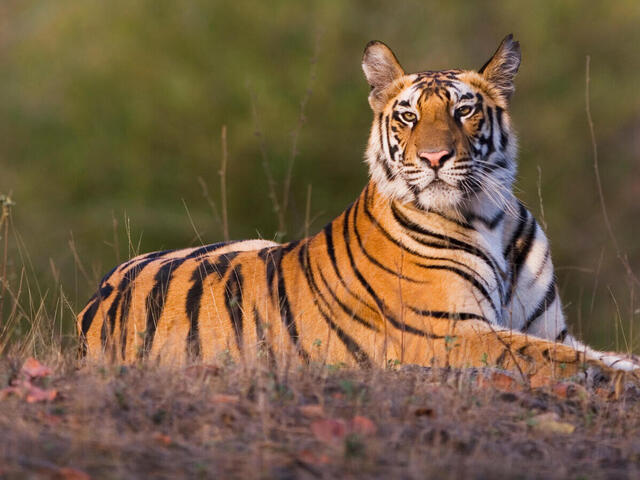
#> input picture ML_unsorted/NumPy_Pandas/numpy/assets/tiger.jpg, 640 x 480 px
$ jupyter execute --allow-errors numpy_demo.ipynb   (shell and % lines are left out)
#> lines starting #> are read from the running program, lines starting #| are printed output that depends on the picture
## What is NumPy?

[NumPy](https://numpy.org/doc/stable/index.html) означає числовий Python. Це основа всіх видів наукових і чисельних обчислень у Python.

А оскільки машинне навчання полягає в тому, щоб перетворювати дані в числа, а потім з’ясовувати закономірності, NumPy часто вступає в гру.

## Why NumPy?

Ви можете виконувати числові обчислення за допомогою чистого Python. На початку ви можете подумати, що Python швидкий, але коли ваші дані стануть великими, ви почнете помічати сповільнення.

Однією з головних причин, чому ви використовуєте NumPy, є те, що він швидкий. За лаштунками код було оптимізовано для роботи на C. Це ще одна мова програмування, яка може робити щось набагато швидше, ніж Python.

Перевагою цього є те, що вам не потрібно знати C, щоб скористатися цим. Ви можете записувати чисельні обчислення на Python за допомогою NumPy і отримати додаткові переваги швидкості.

Якщо вам цікаво, що спричиняє цю перевагу швидкості, це процес, який називається векторизацією. [Векторизація (Vectorization)](https://en.wikipedia.org/wiki/Vectorization) прагне виконувати обчислення, уникаючи циклів, оскільки цикли можуть створювати потенційні вузькі місця.

## 0. Importing NumPy

Щоб почати використовувати NumPy, спершу встановіть та імпортуйте його.

Найпоширеніший спосіб (і метод, який ви повинні використовувати) — імпортувати NumPy як абревіатуру `np`.

Якщо ви бачите букви `np`, які використовуються десь у машинному навчанні чи науці про дані, це, ймовірно, стосується бібліотеки NumPy.

[cell 1]
import numpy as np

# Check the version``
print(np.__version__)

## 1. DataTypes and attributes

> **Note:** Важливо пам’ятати, що основним типом у NumPy є ndarray. Це означає, що операція, яку ви виконуєте з одним масивом, працюватиме й з іншим.

[cell 2]
# 1-dimensonal array, also referred to as a vector
a1 = np.array([1, 2, 3])

# 2-dimensional array, also referred to as matrix
a2 = np.array([[1, 2.0, 3.3],
               [4, 5, 6.5]])

# 3-dimensional array, also referred to as a matrix
a3 = np.array([[[1, 2, 3],
                [4, 5, 6],
                [7, 8, 9]],
                [[10, 11, 12],
                 [13, 14, 15],
                 [16, 17, 18]]])

[cell 3]
a1

[cell 4]
a2

[cell 5]
a3

[cell 6]
a1.shape, a1.ndim, a1.dtype, a1.size, type(a1)

[cell 7]
a2.shape, a2.ndim, a2.dtype, a2.size, type(a2)

[cell 8]
a3.shape, a3.ndim, a3.dtype, a3.size, type(a3)

### Anatomy of an array

Key terms:
* **Array** - Список чисел може бути багатовимірним.
* **Scalar** - Одне число (наприклад, `7`).
* **Vector** - Список чисел з 1-вимірністю (наприклад, `np.array([1, 2, 3])`).
* **Matrix** - (Зазвичай) багатовимірний список чисел (наприклад, `np.array([[1, 2, 3], [4, 5, 6]])`).

## 2. Creating arrays

* `np.array()`
* `np.ones()`
* `np.zeros()`
* `np.random.rand(5, 3)`
* `np.random.randint(10, size=5)`
* `np.random.seed()` - псевдовипадкові числа

[cell 9]
# Create a simple array
simple_array = np.array([1, 2, 3])
simple_array

[cell 10]
simple_array = np.array((1, 2, 3))
simple_array, simple_array.dtype

[cell 11]
# Create an array of ones
ones = np.ones((10, 2))
ones # 1.0 -> 1. | 0.78 -> .78

[cell 12]
# The default datatype is 'float64'
ones.dtype

[cell 13]
# You can change the datatype with .astype()
ones.astype(int)

[cell 14]
# Create an array of zeros
zeros = np.zeros((5, 3, 3))
zeros

[cell 15]
zeros.dtype

[cell 16]
# Create an array within a range of values
range_array = np.arange(0, 12, 3)
range_array

[cell 17]
# Random array
random_array = np.random.randint(1000, size=(5, 3))
random_array

[cell 18]
# Random array of floats (between 0 & 1)
np.random.random((5, 3))

[cell 19]
# Random 5x3 array of floats (between 0 & 1), similar to above
np.random.rand(5, 3)

[cell 20]
np.random.rand(5, 3)

NumPy використовує псевдовипадкові числа, що означає, що числа виглядають випадковими, але насправді такими не є, вони заздалегідь визначені.

Для узгодженості ви можете зберегти випадкові числа, які ви генеруєте, однаковими під час експериментів.

Для цього можна використовувати [`np.random.seed()`](https://docs.scipy.org/doc/numpy-1.15.0/reference/generated/numpy.random.seed.html).

[cell 21]
# Set random seed to 0
np.random.seed(0)

# Make 'random' numbers
np.random.randint(10, size=(5, 3))

Якщо встановити `np.random.seed()`, щоразу, коли ви запускаєте клітинку вище, генеруватимуться однакові випадкові числа.

Що робити, якщо `np.random.seed()` не встановлено?

Щоразу, коли ви запускаєте клітинку нижче, з’являтиметься новий набір чисел.

[cell 22]
# Make more random numbers
np.random.randint(10, size=(5, 3))

Давайте знову подивимося на це в дії, ми залишимося послідовними та встановимо випадкове початкове значення 0.

[cell 23]
# Set random seed to same number as above
np.random.seed(42)

# The same random numbers come out
np.random.randint(10, size=(5, 3))

Оскільки `np.random.seed()` встановлено на 0, випадкові числа є такими самими, як і клітинка з `np.random.seed()` також встановленим на 0.

Налаштування `np.random.seed()` не є обов'язковим на 100%, але це корисно, щоб числа залишалися незмінними під час експериментів.

Наприклад, припустімо, що ви хочете випадковим чином розділити свої дані на навчальні та тестові набори.

Кожного разу, коли ви випадково розподіляєте, ви можете отримати різні рядки в кожному наборі.

Якщо ви поділилися своєю роботою з кимось іншим, вони також отримають різні рядки в кожному наборі.

Налаштування `np.random.seed()` гарантує, що випадковість усе ще є, вона просто робить випадковість повторюваною. Звідси й «псевдовипадкові» числа.

## 3. Viewing arrays and matrices (indexing)

Пам’ятайте: оскільки масиви та матриці є `ndarray`, їх можна переглядати подібним чином.

Давайте ще раз перевіримо наші 3 масиви.

[cell 24]
a1

[cell 25]
a2

[cell 26]
a3

Форма масиву завжди перераховується у форматі `(row, column, n, n, n...)`, де `n` є необов'язковими додатковими розмірами.

[cell 27]
a1[2]

[cell 28]
a1

[cell 29]
a_test = np.array([1, 2, 4, 6, 7, 8, 9])

[cell 30]
a_test[:5]

[cell 31]
a2

[cell 32]
a2[1][2]

[cell 33]
a3

[cell 34]
a3[1][1][1]

[cell 35]
# Get 2nd row (index 1) of a2
a2[1]

[cell 36]
# Get the first 2 values of the first 2 rows of both arrays
a3[:2, :2, :2]

Це вимагає трохи практики, особливо коли розміри стають вищими. Зазвичай я намагаюся отримати певні значення методом проб і помилок, переглядаю вихідні дані в блокноті та повторюю спробу.

Масиви NumPy друкуються ззовні всередину. Це означає, що число в кінці форми стоїть першим, а число на початку форми — останнім.

[cell 37]
a4 = np.random.randint(10, size=(2, 3, 4, 5))
a4

[cell 38]
a4.shape

[cell 39]
# Get only the first 4 numbers of each single vector
a4[:, :, :, :4]

`a4` має форму (2, 3, 4, 5), це означає, що він відображається так:
* Внутрішній масив = розмір 5
* Наступний масив = розмір 4
* Наступний масив = розмір 3
* Зовнішній масив = розмір 2

## 4. Manipulating and comparing arrays
* Arithmetic
    * `+`, `-`, `*`, `/`, `//`, `**`, `%`
    * `np.exp()`
    * `np.log()`
    * [Dot product](https://www.mathsisfun.com/algebra/matrix-multiplying.html) - `np.dot()`
    * Broadcasting
* Aggregation
    * `np.sum()` - faster than Python's `.sum()` for NumPy arrays
    * `np.mean()`
    * `np.std()`
    * `np.var()`
    * `np.min()`
    * `np.max()`
    * `np.argmin()` - find index of minimum value
    * `np.argmax()` - find index of maximum value
    * These work on all `ndarray`'s
        * `a4.min(axis=0)` -- you can use axis as well
* Reshaping
    * `np.reshape()`
* Transposing
    * `a3.T`
* Comparison operators
    * `>`
    * `<`
    * `<=`
    * `>=`
    * `x != 3`
    * `x == 3`
    * `np.sum(x > 3)`

### Arithmetic

[cell 40]
a1

[cell 41]
ones = np.ones(3)
ones

[cell 42]
# Add two arrays
a1 + ones

[cell 43]
# Subtract two arrays
a1 - ones

[cell 44]
# Multiply two arrays
a1 * ones

[cell 45]
a1

[cell 46]
a2

[cell 47]
# Multiply two arrays
a1 * a2

[cell 48]
a1.shape, a2.shape

[cell 49]
a3

#> (a cell that did not finish here is left out)

### Broadcasting

- Що таке broadcasting?
     - Broadcasting — це функція NumPy, яка виконує операції в кількох вимірах даних без реплікації даних. Це економить час і місце. Наприклад, якщо у вас є масив 3x3 (A) і ви хочете додати масив 1x3 (B), NumPy додасть рядок (B) до кожного рядка (A).

- Правила broadcasting
     1. Якщо два масиви відрізняються за кількістю вимірів, форма масиву з меншою кількістю вимірів доповнюється одиницями на його передній (лівій) стороні.
     2. Якщо форма двох масивів не збігається в жодному вимірі, масив із формою, що дорівнює 1 у цьому вимірі, розтягується, щоб відповідати іншій формі.
     3. Якщо в будь-якому вимірі розміри не збігаються і жоден не дорівнює 1, виникає помилка.


**The broadcasting rule:**
Для того, щоб здійснювати broadcast, розмір задніх осей для обох масивів в операції має бути однаковим розміром, або одна з них має бути єдиною.

[cell 51]
a1

[cell 52]
a1.shape

[cell 53]
a2.shape

[cell 54]
a2

[cell 55]
a1 + a2

[cell 56]
a2 + 2

#> (a cell that did not finish here is left out)

[cell 58]
# Divide two arrays
a1 / ones

[cell 59]
# Divide using floor division
a2 // a1

[cell 60]
# Take an array to a power
a1 ** 2

[cell 61]
# You can also use np.square()
np.square(a1)

[cell 62]
# Modulus divide (what's the remainder)
a1 % 2

Ви також можете знайти логарифм чи експоненціал масиву за допомогою `np.log()` і `np.exp()`.

[cell 63]
# Find the log of an array
np.log(a1)

[cell 64]
# Find the exponential of an array
np.exp(a1)

[cell 65]
matrix = np.array([[1, 2, 3],
                   [4, 5, 6],
                   [7, 8, 9]])

vector = np.array([10, 11, 12])

# Reshape the vector to make it a column vector
vector = vector.reshape(-1, 1)

# Add the vector as a new column to the matrix
new_matrix = np.hstack((matrix, vector))

print("Original Matrix:")
print(matrix)
print("\nVector to be added as a new column:")
print(vector)
print("\nMatrix with the new column added:")
print(new_matrix)

### Aggregation

Aggregation - об'єднання речей, виконання подібних речей у кількох речах.

[cell 66]
a1

[cell 67]
sum(a1)

[cell 68]
np.sum(a1)

**Tip:** Використовуйте NumPy `np.sum()` для масивів NumPy і Python `sum()` для списків (`list`) Python.

[cell 69]
massive_array = np.random.random(100000)
massive_array.size, type(massive_array)

[cell 70]
sum(massive_array) # Python sum()
np.sum(massive_array) # NumPy np.sum()

Зверніть увагу, що `np.sum()` швидше працює з масивом Numpy (`numpy.ndarray`), ніж `sum()` Python.

Тепер давайте спробуємо це на списку Python.

[cell 71]
import random
massive_list = [random.randint(0, 10) for i in range(100000)]
len(massive_list), type(massive_list)

[cell 72]
massive_list[:10]

[cell 73]
sum(massive_list)
np.sum(massive_list)

NumPy `np.sum()` все ще швидкий, але Python `sum()` швидший у списках (`list`) Python.

[cell 74]
a2

[cell 75]
# Find the mean
np.mean(a2)

[cell 76]
# Find the max
np.max(a2)

[cell 77]
# Find the min
np.min(a2)

[cell 78]
# Find the standard deviation
np.std(a2)

[cell 79]
# Find the variance
np.var(a2)

[cell 80]
# The standard deviation is the square root of the variance
np.sqrt(np.var(a2))

**What's mean?**

Ви можете знайти середнє значення набору чисел, склавши їх і розділивши на їх кількість.

**What's standard deviation?**

[Standard deviation](https://www.mathsisfun.com/data/standard-deviation.html) це міра того, наскільки розкидані числа.

**What's variance?**

[Variance](https://www.mathsisfun.com/data/standard-deviation.html) є усередненим квадратом різниці середнього значення.

Щоб вирішити це, ви маєте:
1. Обчисліть середнє значення
2. Від кожного числа відніміть середнє значення та зведіть результат у квадрат
3. Знайдіть середнє квадратів різниць

[cell 81]
# Demo of variance
high_var_array = np.array([1, 100, 200, 300, 4000, 5000])
low_var_array = np.array([2, 4, 6, 8, 10])

np.var(high_var_array), np.var(low_var_array)

[cell 82]
np.std(high_var_array), np.std(low_var_array)

[cell 83]
# The standard deviation is the square root of the variance
np.sqrt(np.var(high_var_array))

### Reshaping

[cell 84]
a2

[cell 85]
a2.shape

[cell 86]
a2.reshape(2, 3, 1)

[cell 87]
a3

[cell 88]
a22 = a2.reshape(2, 3, 1)

[cell 89]
a22.shape

[cell 90]
a2.reshape(2, 3, 1) + a3

### Transpose

Транспонування змінює порядок осей на зворотний.

Наприклад, масив із формою `(2, 3)` стає `(3, 2)`.

[cell 91]
a2

[cell 92]
a2.shape

[cell 93]
a2.T

[cell 94]
a2.transpose()

[cell 95]
a2.T.shape

Для великих масивів стандартним значенням транспонування є зміна першої та останньої осей.

Як приклад, `(5, 3, 3)` -> `(3, 3, 5)`.

[cell 96]
matrix = np.random.random(size=(5, 3, 3))
matrix

[cell 97]
matrix.shape

[cell 98]
matrix.T

[cell 99]
matrix.T.shape

[cell 100]
# Check to see if the reverse shape is same as tranpose shape
matrix.T.shape == matrix.shape[::-1]

[cell 101]
# Check to see if the first and last axes are swapped
matrix.T == matrix.swapaxes(0, -1) # swap first (0) and last (-1) axes

Ви можете побачити більш розширені форми транспонування в документації NumPy нижче [`numpy.transpose`](https://numpy.org/doc/stable/reference/generated/numpy.transpose.html).

### Dot product

Основні два правила скалярного добутку, які слід пам’ятати:

1. **Внутрішні розміри** повинні відповідати:
  * `(3, 2) @ (3, 2)` won't work
  * `(2, 3) @ (3, 2)` will work
  * `(3, 2) @ (2, 3)` will work

2. Отримана матриця має форму **зовнішніх розмірів**:
 * `(2, 3) @ (3, 2)` -> `(2, 2)`
 * `(3, 2) @ (2, 3)` -> `(3, 3)`

**Note:** У NumPy `np.dot()` і `@` можна використовувати для досягнення того самого результату для 1-2-вимірних масивів. Однак їх поведінка починає відрізнятися в масивах з розмірами 3+.

[cell 102]
np.random.seed(0)
mat1 = np.random.randint(10, size=(3, 3))
mat2 = np.random.randint(10, size=(3, 2))

mat1.shape, mat2.shape

[cell 103]
mat1

[cell 104]
mat2

[cell 105]
np.dot(mat1, mat2)

[cell 106]
# Can also achieve np.dot() with "@"
# (however, they may behave differently at 3D+ arrays)
mat1 @ mat2

[cell 107]
np.random.seed(0)
mat3 = np.random.randint(10, size=(4,3))
mat4 = np.random.randint(10, size=(4,3))
mat3

[cell 108]
mat4

#> (a cell that did not finish here is left out)

[cell 110]
mat3.T.shape

[cell 111]
# Dot product
np.dot(mat3.T, mat4)

[cell 112]
# Element-wise multiplication, also known as Hadamard product
mat3 * mat4

### Comparison operators

Дізнатися, чи є один масив більшим, меншим або дорівнює іншому.

[cell 113]
a1

[cell 114]
a2

[cell 115]
a1 > a2

[cell 116]
a1 >= a2

[cell 117]
a1 < 5

[cell 118]
a1 == a1

[cell 119]
a1 == a2

## 5. Sorting arrays

* [`np.sort()`](https://numpy.org/doc/stable/reference/generated/numpy.sort.html) - сортувати значення в заданому вимірі масиву.
* [`np.argsort()`](https://numpy.org/doc/stable/reference/generated/numpy.argsort.html) - повертає індекси для сортування масиву на заданій осі.
* [`np.argmax()`](https://numpy.org/doc/stable/reference/generated/numpy.argmax.html) - повертає індекс/індекси, які дають найвищі значення вздовж осі.
* [`np.argmin()`](https://numpy.org/doc/stable/reference/generated/numpy.argmin.html) - повертає індекс/індекси, які дають найменше значення вздовж осі.

[cell 120]
random_array

[cell 121]
np.sort(random_array)

[cell 122]
np.argsort(random_array)

[cell 123]
a1

[cell 124]
# Return the indices that would sort an array
np.argsort(a1)

[cell 125]
# No axis
np.argmin(a1)

[cell 126]
random_array

[cell 127]
random_array

[cell 128]
# Down the vertical
np.argmax(random_array, axis=1)

[cell 129]
# Across the horizontal
np.argmin(random_array, axis=0)

## 6. Use case

Перетворення зображення в масив NumPy.

Для чого?

Оскільки комп’ютери можуть використовувати числа в масиві NumPy, щоб знаходити ознаки на зображенні та, у свою чергу, використовувати ці ознаки, щоб з’ясувати, що на зображенні.

Це те, що відбувається в сучасних алгоритмах комп’ютерного зору.

Почнемо з цього зображення:

[cell 130]
from matplotlib.image import imread

image = imread('assets/tiger.jpg')
#> image is the input picture: shape (480, 640, 3); mean R, G, B 118.1, 94.4, 67.7
print(type(image))
#| <class 'numpy.ndarray'>

[cell 131]
image.shape
#> Out = (480, 640, 3)

[cell 132]
image

[cell 133]
import cv2

[cell 134]
image = cv2.imread("assets/tiger.jpg", 0)
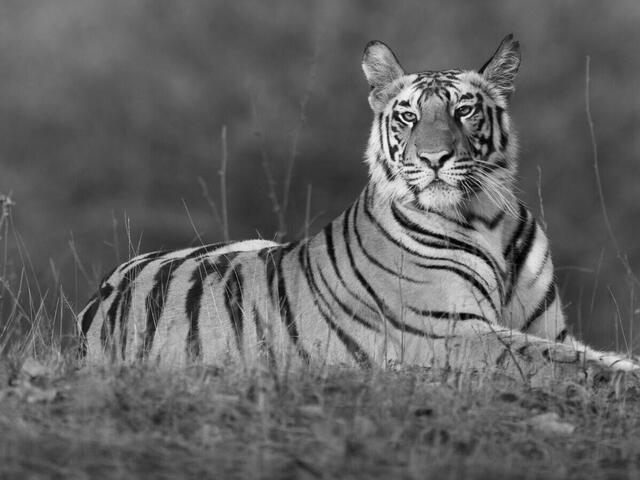
#> image: shape (480, 640); min 0, max 254, mean 98.5

[cell 135]
image.shape
#> Out = (480, 640)

[cell 136]
image

### Experiments

[cell 137]
random_image = np.random.randint(255, size=(512, 512))

[cell 138]
random_image

[cell 139]
random_image.shape

[cell 140]
cv2.imwrite("random_image.png", random_image)
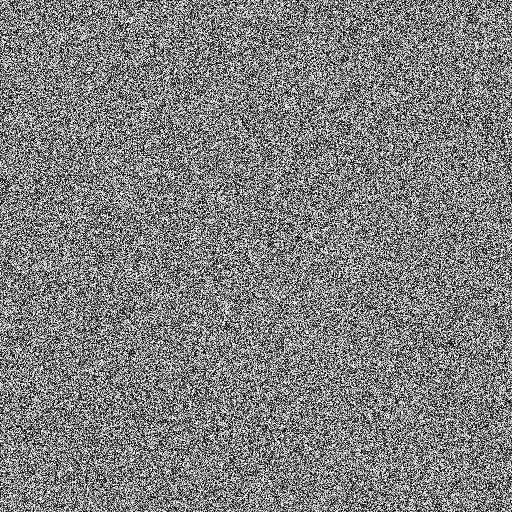
#> saved as random_image.png: shape (512, 512); min 0, max 254, mean 127.2
